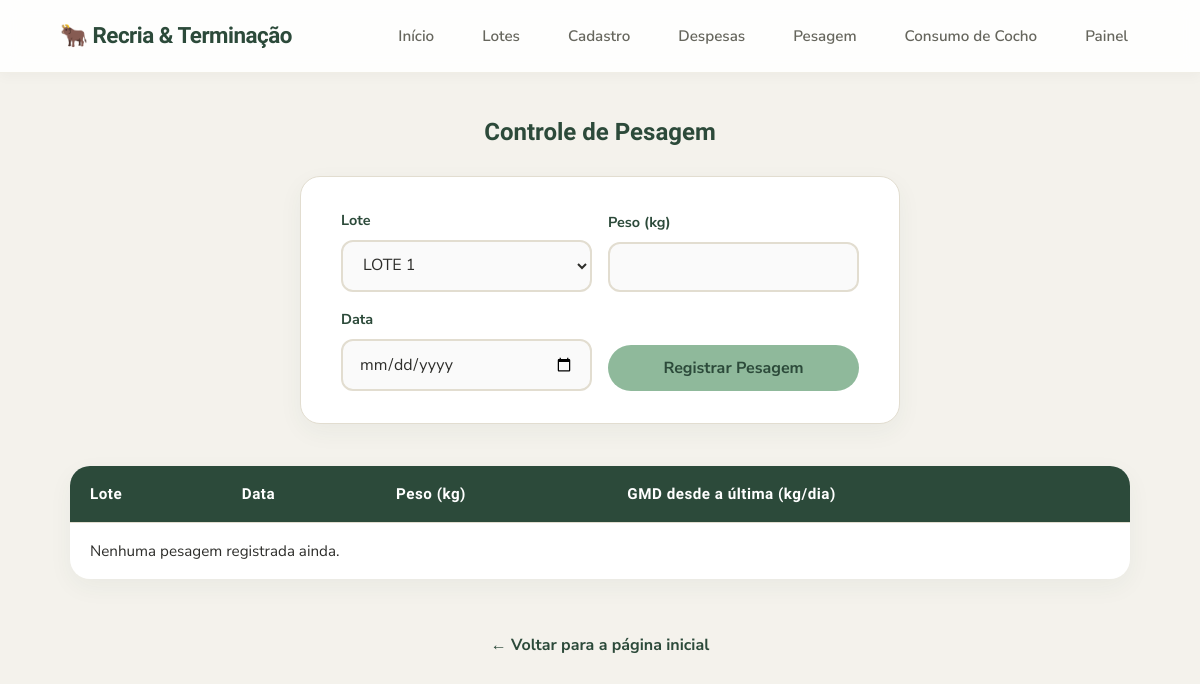
/pesagem, run on an earlier commit of the app's database.
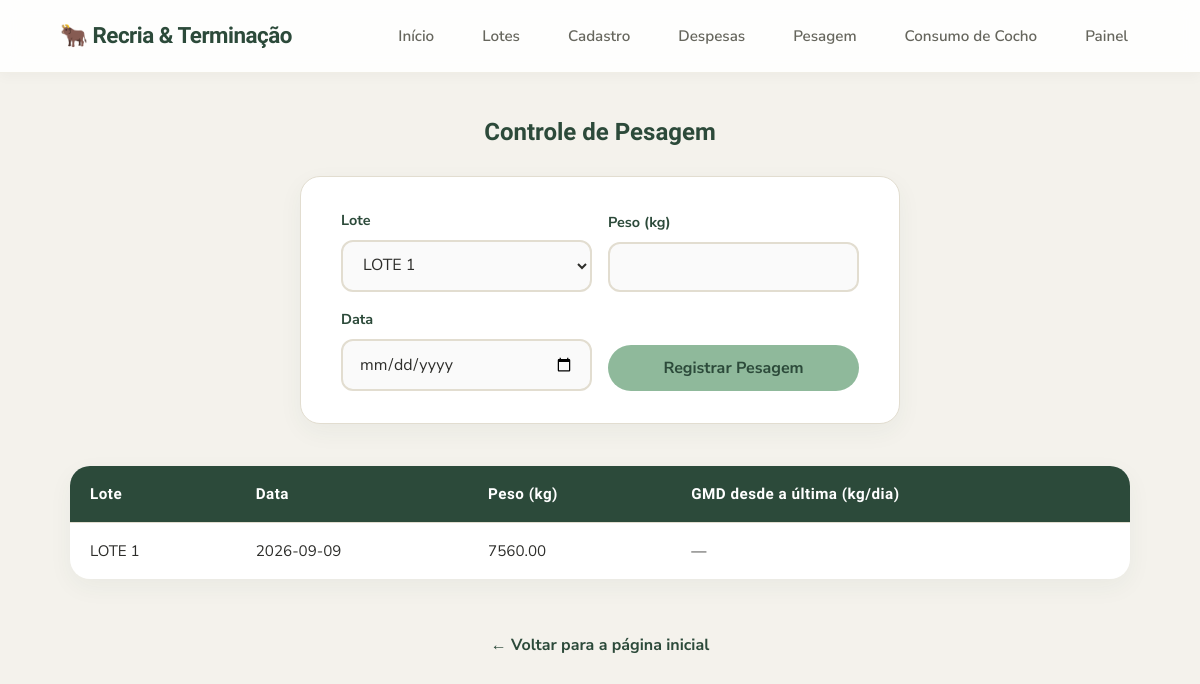
And on a later commit of the database.
### tables this page shows
CREATE TABLE pesagens (
                    id INTEGER PRIMARY KEY AUTOINCREMENT,
                    lote_id INTEGER,
                    peso REAL,
                    data TEXT,
                    FOREIGN KEY(lote_id) REFERENCES lotes(id) ON DELETE CASCADE
                );

CREATE TABLE lotes (
                    id INTEGER PRIMARY KEY AUTOINCREMENT,
                    identificacao TEXT NOT NULL,
                    fase_atual TEXT NOT NULL,
                    categoria_animal TEXT,
                    data_inicio TEXT,
                    qtd_cabecas INTEGER,
                    custo_bezerro_unitario REAL,
                    custo_total_compra REAL,
                    valor_venda_total REAL,
                    total_arrobas_vendidas REAL,
                    status TEXT DEFAULT 'Em Andamento'
                );

### app.py (the view, shortened to what this page needs)
@app.route('/pesagem', methods=['GET', 'POST'])
def pesagem():
    conexao = conectar()
    try:
        registros = conexao.execute('''
            SELECT pesagens.*, lotes.identificacao
            FROM pesagens
            JOIN lotes ON pesagens.lote_id = lotes.id
        ''').fetchall()
        lista_lotes = conexao.execute('SELECT * FROM lotes WHERE status = "Em Andamento"').fetchall()
    finally:
        conexao.close()
    registros_ordenados = sorted(registros, key=lambda r: r['data'])
    lista_pesagens = []
    anterior_por_lote = {}
    for r in registros_ordenados:
        anterior = anterior_por_lote.get(r['lote_id'])
        gmd = None
        if anterior is not None:
            data_atual = datetime.strptime(r['data'], '%Y-%m-%d')
            data_anterior = datetime.strptime(anterior['data'], '%Y-%m-%d')
            dias = (data_atual - data_anterior).days
            if dias > 0:
                gmd = (r['peso'] - anterior['peso']) / dias
        lista_pesagens.append({
            'identificacao': r['identificacao'],
            'data': r['data'],
            'peso': r['peso'],
            'gmd': gmd
        })
        anterior_por_lote[r['lote_id']] = r
    lista_pesagens.reverse()
    return render_template('pesagem.html', pesagens=lista_pesagens, lotes=lista_lotes)

### config_banco.py (called while the page is built)
def conectar():
    conexao = sqlite3.connect('dados.db')
    conexao.row_factory = sqlite3.Row
    conexao.execute('PRAGMA foreign_keys = ON;')
    return conexao

### templates/pesagem.html (shortened to what this page needs)
{% extends "base.html" %}
{% block conteudo %}
<h2>Controle de Pesagem</h2>
<form action="{{ url_for('pesagem') }}" method="POST" class="form-caixa form-linha">
    <div class="campo">
        <label for="lote_id">Lote</label>
        <select name="lote_id" id="lote_id" required>
            {% for lote in lotes %}
            <option value="{{ lote.id }}">{{ lote.identificacao }}</option>
            {% endfor %}
        </select>
    </div>
    <div class="campo">
        <label for="peso">Peso (kg)</label>
        <input type="number" name="peso" id="peso" step="0.01" min="0" required>
    </div>
    <div class="campo">
        <label for="data">Data</label>
        <input type="date" name="data" id="data" required>
    </div>
    <button type="submit">Registrar Pesagem</button>
</form>
<table>
    <thead>
        <tr>
            <th>Lote</th>
            <th>Data</th>
            <th>Peso (kg)</th>
            <th>GMD desde a última (kg/dia)</th>
        </tr>
    </thead>
    <tbody>
        {% for p in pesagens %}
        <tr>
            <td>{{ p.identificacao }}</td>
            <td>{{ p.data }}</td>
            <td>{{ "%.2f"|format(p.peso) }}</td>
            <td>
                {% if p.gmd is not none %}
                    {{ "%.3f"|format(p.gmd) }}
                    {% if p.gmd >= 0.8 %}✔{% else %}⚠{% endif %}
                {% else %}
                    —
                {% endif %}
            </td>
        </tr>
        {% else %}
        <tr>
            <td colspan="4">Nenhuma pesagem registrada ainda.</td>
        </tr>
        {% endfor %}
    </tbody>
</table>
<a class="voltar" href="{{ url_for('index') }}">← Voltar para a página inicial</a>
{% endblock %}

### templates/base.html (shortened to what this page needs)
<!DOCTYPE html>
<html lang="pt-br">
<head>
    <link rel="stylesheet" href="{{ url_for('static', filename='style.css') }}">
</head>
<body>
    <nav class="navbar">
        <div class="navbar-marca">🐂 Recria &amp; Terminação</div>
        <div class="navbar-links">
            <a href="{{ url_for('index') }}">Início</a>
            <a href="{{ url_for('lotes') }}">Lotes</a>
            <a href="{{ url_for('cadastro') }}">Cadastro</a>
            <a href="{{ url_for('despesas') }}">Despesas</a>
            <a href="{{ url_for('pesagem') }}">Pesagem</a>
            <a href="{{ url_for('consumo_cocho') }}">Consumo de Cocho</a>
            <a href="{{ url_for('painel') }}">Painel</a>
        </div>
    </nav>
    <main class="conteudo">
        {% block conteudo %}{% endblock %}
    </main>
</body>
</html>

### static/style.css (style rules this page uses)
* { box-sizing: border-box; margin: 0; padding: 0; }
:root { --verde-salvia: #8FB99B; --verde-escuro: #2C4A3A; --creme: #F4F2EC; --branco: #FFFFFF; --terracota: #E8B4A0; --terracota-escuro: #A65D45; --texto: #2D2D2A; --texto-suave: #66665D; --borda: #E2DDD0; --raio: 20px; --raio-peq: 12px; --sombra-suave: 0 8px 24px rgba(44, 74, 58, 0.05); --sombra-hover: 0 16px 32px rgba(44, 74, 58, 0.12); --transicao: all 0.3s cubic-bezier(0.25, 0.8, 0.25, 1); }
body { font-family: 'Nunito Sans', Arial, sans-serif; background-color: var(--creme); color: var(--texto); line-height: 1.6; display: flex; flex-direction: column; min-height: 100vh; }
h1, h2, h3, h4 { font-family: 'Baloo 2', 'Nunito Sans', sans-serif; color: var(--verde-escuro); font-weight: 700; text-align: center; margin-bottom: 24px; }
.navbar { background-color: rgba(255, 255, 255, 0.9); backdrop-filter: blur(10px); -webkit-backdrop-filter: blur(10px); color: var(--verde-escuro); padding: 16px 5%; display: flex; justify-content: space-between; align-items: center; flex-wrap: wrap; border-bottom: 1px solid rgba(226, 221, 208, 0.5); position: sticky; top: 0; z-index: 1000; box-shadow: 0 4px 12px rgba(0,0,0,0.03); }
.navbar-marca { font-family: 'Baloo 2', sans-serif; font-weight: 700; font-size: 1.4rem; letter-spacing: -0.5px; }
.navbar-links { display: flex; gap: 24px; align-items: center; }
.navbar-links a { color: var(--texto-suave); text-decoration: none; font-size: 0.95rem; font-weight: 600; padding: 8px 12px; border-radius: var(--raio-peq); transition: var(--transicao); }
.conteudo { width: 100%; max-width: 1100px; margin: 40px auto; padding: 0 20px; display: flex; flex-direction: column; align-items: center; }
.form-caixa { background-color: var(--branco); border: 1px solid var(--borda); border-radius: var(--raio); padding: 32px 40px; width: 100%; max-width: 600px; margin: 0 auto 32px auto; box-shadow: var(--sombra-suave); }
.campo { margin-bottom: 20px; width: 100%; }
.campo label { display: block; margin-bottom: 8px; font-weight: 700; font-size: 0.9rem; color: var(--verde-escuro); }
.campo input, .campo select { width: 100%; padding: 12px 16px; border: 2px solid var(--borda); border-radius: var(--raio-peq); font-size: 1rem; font-family: 'Nunito Sans', sans-serif; background-color: #FAFAFA; transition: var(--transicao); color: var(--texto); }
.form-linha { display: grid; grid-template-columns: repeat(auto-fit, minmax(180px, 1fr)); gap: 16px; align-items: end; }
.form-linha .campo { margin-bottom: 0; }
button, .botao { background-color: var(--verde-salvia); color: var(--verde-escuro); border: none; padding: 12px 28px; border-radius: 999px; font-size: 1rem; font-weight: 700; font-family: 'Nunito Sans', sans-serif; cursor: pointer; transition: var(--transicao); display: inline-flex; justify-content: center; align-items: center; text-decoration: none; width: 100%; margin-top: 10px; }
.form-linha button { width: auto; }
.voltar { display: inline-block; margin-top: 24px; color: var(--verde-escuro); text-decoration: none; font-weight: 700; transition: var(--transicao); }
table { width: 100%; border-collapse: separate; border-spacing: 0; margin: 10px 0 30px; font-size: 0.95rem; background-color: var(--branco); border-radius: var(--raio); overflow: hidden; box-shadow: var(--sombra-suave); }
th, td { padding: 16px 20px; text-align: left; border-bottom: 1px solid var(--borda); vertical-align: middle; }
th { background-color: var(--verde-escuro); color: var(--branco); font-weight: 700; font-family: 'Baloo 2', sans-serif; letter-spacing: 0.5px; }
tr:last-child td { border-bottom: none; }

What changed in the data, as far as the page shows it:
added pesagens: identificacao "LOTE 1", data "2026-09-09", peso "7560.00"
Also different on the page:
text no longer shown: "Nenhuma pesagem registrada ainda."
